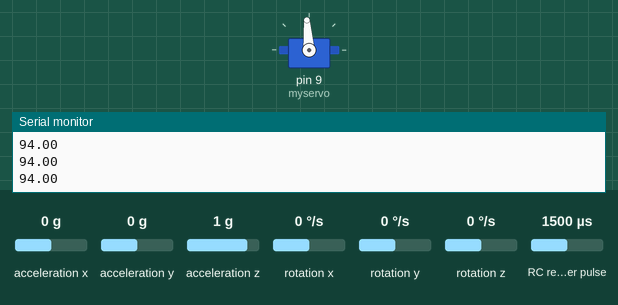
Simulated run of this sketch. Board: Arduino Uno, built with avr-gcc and run on an emulated ATmega328P. Parts: servo, the last lines printed to the serial monitor. Wiring (inferred from the names in the program): RC receiver channel: data pin 8. Inputs (shaded band) come from the test bench; at power-on: rotation z 0 °/s, RC receiver pulse 1500 µs, acceleration x 0 g, acceleration y 0 g, acceleration z 1 g, rotation x 0 °/s, rotation y 0 °/s.

Above: at 1.2 s.
1.3 s: rotation z set to -192 °/s
At 1.8 s:
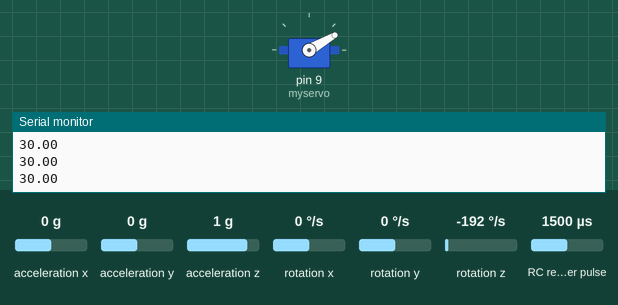
2.8 s: rotation z set to 100 °/s
At 3.8 s:
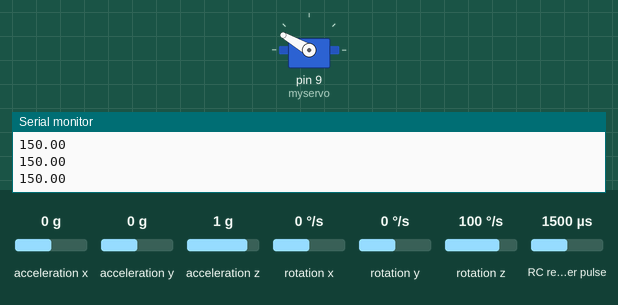
4.4 s: rotation z set to -14 °/s
At 5.7 s:
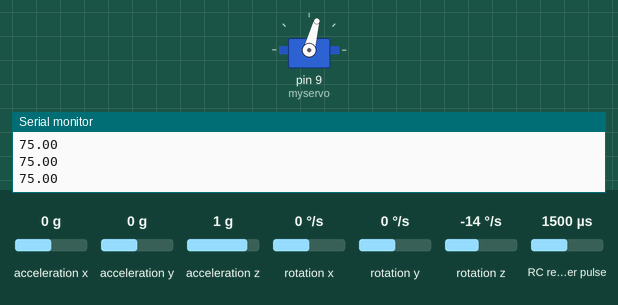
6.1 s: RC receiver pulse (sensor on pin 8) set to 1750 µs
At 6.5 s:
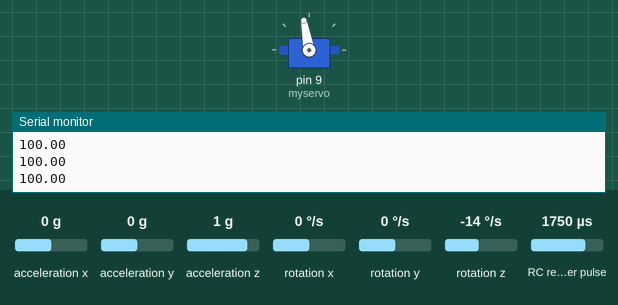
7.6 s: RC receiver pulse (sensor on pin 8) set to 1500 µs
At 8.8 s:
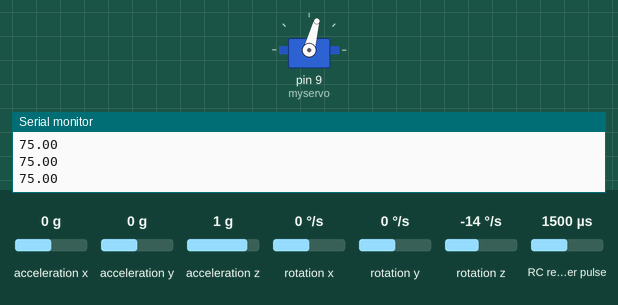
9.1 s: rotation z set to 184 °/s
At 10.2 s:
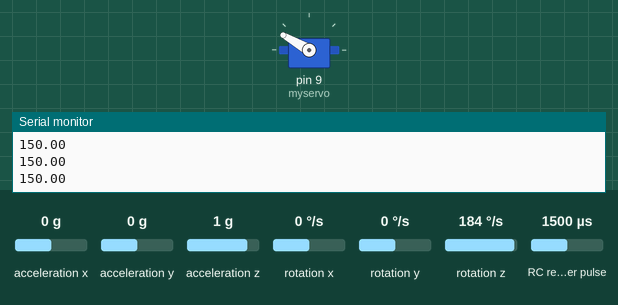
Timing chart, 0 to 11.6 s (numbered marks = the images above; inputs shaded):
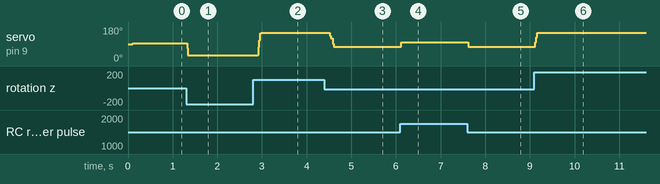

The sketch:

gyro_test2.ino
```cpp
// (licence header left out)
float scaledResult;
const int numReadings = 10;    //+++++++++++++-------------------------gyro signal stabilisation ( also creatse lag )--------------------++++++++++++++++++++++++++
float gyrogain = 2; //++++++++++----------------- gyrogain setting
float serv ;

int readings[numReadings];      // the readings from the analog input
int readIndex = 0;              // the index of the current reading
int total = 0;                  // the running total
int average = 0;                // the average


#define rcPin1 8
#define rcPin2 10
#include <Servo.h>
Servo myservo;  // create servo object to control a servo
#include <Wire.h>
#include <I2Cdev.h>
#include <MPU6050.h>
float gyro = 0;

int ch1 = 0;
int16_t val;
// MPU6050 library constructor for module
// Uses default I2C address of 0x68; use mpu6050(0x69) to set alternate address
// if needed.
MPU6050 mpu6050;
int16_t ax, ay, az;  // raw accelerometer data register values
int16_t gx, gy, gz;  // raw gyroscope data register values
int16_t tr;          // raw temperature data register value
char buffer[7];      // temporary string buffer; used with dtostrf() function
void setup() {

  myservo.attach(9);
  myservo.write(90);
   Wire.begin();          // initialize I2C bus (MPU6050 module)
   Serial.begin(19200);    // initialize serial bus (Serial Monitor)
   mpu6050.initialize();  // initialize MPU6050 sensor module
   // Verify module connection
   Serial.print("MPU6050 module connection ");
   Serial.println(mpu6050.testConnection() ? "successful." : "failed.");
   // Optionally update accelerometer and gyroscope data register offsets
   // Offsets are not retained when module is disconnected from power.
   // Use offset values obtained from running IMU_Zero calibration sketch.
    setMPU6050Offsets(-3108,373,1040,54,11,15); // ++++++++++++++++++++----------------------- input the offset values for how u mount your IMU ----------------+++++++++++++++++++++++++
   Serial.println();  // blank line
   for (int thisReading = 0; thisReading < numReadings; thisReading++) {
    readings[thisReading] = 0;
    }

}
void loop() {
   // Read raw accel/gyro/temp sensor readings from module
   mpu6050.getMotion6(&ax, &ay, &az, &gx, &gy, &gz);
   ch1 = pulseIn(rcPin1, HIGH, 20000);
    ch1 = map((ch1), 870, 1950, 0, 180);
    if ((ch1 < 2)) {
    ch1 = 90 ;
    }
    if ((ch1)< 90){
    ch1 = (90-(ch1));
    scaledResult = fscale( 0, 90, 0, 90, ch1, -1.7); // ++++------ last nr sets expo for steering input from the receiver--------+++++++++
    ch1 = (90-(scaledResult));
    }
     if ((ch1)> 90){
    ch1 = ((ch1)-90);
    scaledResult = fscale( 0, 90, 0, 90, ch1, -1.7); // ++++------ last nr sets expo for steering input from the receiver--------+++++++++
    ch1 = (90+(scaledResult));
    }
  total = total - readings[readIndex];
  readings[readIndex] = ((gz)/131);
  total = total + readings[readIndex];
  readIndex = readIndex + 1;
  if (readIndex >= numReadings) {
    readIndex = 0;
  }
  gyro = total / numReadings;
  serv = ((ch1)+((gyro)*(gyrogain)));
     if ((serv < 1)) {
    serv = 0 ;
    }
       if ((serv >180)) {
    serv = 180 ;
    }

  serv = map((serv), 0, 180, 30, 150);// ---------++++++++++++ set end points for steering servo here
  Serial.println(serv);
  myservo.write(serv);

}


float fscale( float originalMin, float originalMax, float newBegin, float
              newEnd, float inputValue, float curve) {

  float OriginalRange = 0;
  float NewRange = 0;
  float zeroRefCurVal = 0;
  float normalizedCurVal = 0;
  float rangedValue = 0;
  boolean invFlag = 0;


  // condition curve parameter
  // limit range

  if (curve > 10) curve = 10;
  if (curve < -10) curve = -10;

  curve = (curve * -.1) ; // - invert and scale - this seems more intuitive - postive numbers give more weight to high end on output
  curve = pow(10, curve); // convert linear scale into lograthimic exponent for other pow function

  /*
    Serial.println(curve * 100, DEC);   // multply by 100 to preserve resolution
    Serial.println();
  */

  // Check for out of range inputValues
  if (inputValue < originalMin) {
    inputValue = originalMin;
  }
  if (inputValue > originalMax) {
    inputValue = originalMax;
  }

  // Zero Refference the values
  OriginalRange = originalMax - originalMin;

  if (newEnd > newBegin) {
    NewRange = newEnd - newBegin;
  }
  else
  {
    NewRange = newBegin - newEnd;
    invFlag = 1;
  }

  zeroRefCurVal = inputValue - originalMin;
  normalizedCurVal  =  zeroRefCurVal / OriginalRange;   // normalize to 0 - 1 float

  /*
    Serial.print(OriginalRange, DEC);
    Serial.print("   ");
    Serial.print(NewRange, DEC);
    Serial.print("   ");
    Serial.println(zeroRefCurVal, DEC);
    Serial.println();
  */

  // Check for originalMin > originalMax  - the math for all other cases i.e. negative numbers seems to work out fine
  if (originalMin > originalMax ) {
    return 0;
  }

  if (invFlag == 0) {
    rangedValue =  (pow(normalizedCurVal, curve) * NewRange) + newBegin;

  }
  else     // invert the ranges
  {
    rangedValue =  newBegin - (pow(normalizedCurVal, curve) * NewRange);
  }

  return rangedValue;
}

// Prints current MPU6050 values
void printMPU6050Values() {
   Serial.print("aX = ");  Serial.print(dtostrf(ax/16384.0, 4, 1, buffer));  Serial.print(" g, ");
   Serial.print("aY = ");  Serial.print(dtostrf(ay/16384.0, 4, 1, buffer));  Serial.print(" g, ");
   Serial.print("aZ = ");  Serial.print(dtostrf(az/16384.0, 4, 1, buffer));  Serial.print(" g, ");
   Serial.print("gX = ");  Serial.print(dtostrf(gx/131.0, 6, 1, buffer));  Serial.print(" °/s, ");
   Serial.print("gY = ");  Serial.print(dtostrf(gy/131.0, 6, 1, buffer));  Serial.print(" °/s, ");
   Serial.print("gZ = ");  Serial.print(dtostrf(gz/131.0, 6, 1, buffer));  Serial.print(" °/s, ");
   Serial.print("T = ");  Serial.print(dtostrf(tr/340.0+36.53, 5, 1, buffer));  Serial.println(" °C");
}
// Prints current MPU6050 offsets
void printMPU6050Offsets() {
    Serial.print("MPU6050 offsets: ");
    Serial.print("aX = ");  Serial.print(dtostrf(mpu6050.getXAccelOffset(), 5, 0, buffer));
    Serial.print(", aY = ");  Serial.print(dtostrf(mpu6050.getYAccelOffset(), 5, 0, buffer));
    Serial.print(", aZ = ");  Serial.print(dtostrf(mpu6050.getZAccelOffset(), 5, 0, buffer));
    Serial.print(", gX = ");  Serial.print(dtostrf(mpu6050.getXGyroOffset(), 5, 0, buffer));
    Serial.print(", gY = ");  Serial.print(dtostrf(mpu6050.getYGyroOffset(), 5, 0, buffer));
    Serial.print(", gZ = ");  Serial.println(dtostrf(mpu6050.getZGyroOffset(), 5, 0, buffer));
}
// Sets new MPU6050 offsets
void setMPU6050Offsets(int16_t aX, int16_t aY, int16_t aZ, int16_t gX, int16_t gY, int16_t gZ) {
   Serial.print("Old ");  printMPU6050Offsets();
   mpu6050.setXAccelOffset(aX);
   mpu6050.setYAccelOffset(aY);
   mpu6050.setZAccelOffset(aZ);
   mpu6050.setXGyroOffset(gX);
   mpu6050.setYGyroOffset(gY);
   mpu6050.setZGyroOffset(gZ);
   Serial.print("New ");  printMPU6050Offsets();
}
```

Measured:
- after the input at 1.3 s, servo on pin 9 (myservo): 94° → 30° at once
- after the input at 2.8 s, servo on pin 9 (myservo): 30° → 150° after 0.10 s
- after the input at 4.4 s, servo on pin 9 (myservo): 150° → 75° after 0.12 s
- after the input at 6.1 s, servo on pin 9 (myservo): 75° → 100° at once
- after the input at 7.6 s, servo on pin 9 (myservo): 100° → 75° at once
- after the input at 9.1 s, servo on pin 9 (myservo): 75° → 150° at once
